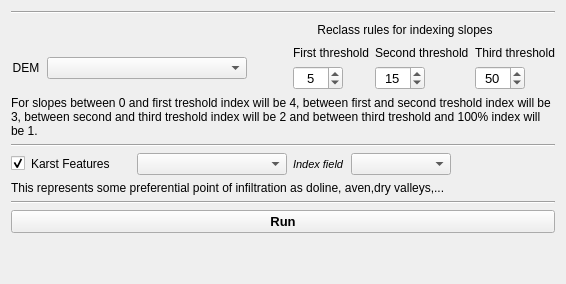
      <widget class="QWidget" name="tab_Carte_I">
       <attribute name="title">
        <string>I Factor</string>
       </attribute>
       <layout class="QVBoxLayout" name="verticalLayout_7">
        <item>
         <layout class="QVBoxLayout" name="verticalLayout_6">
          <item>
           <widget class="Line" name="line_5">
            <property name="orientation">
             <enum>Qt::Horizontal</enum>
            </property>
           </widget>
          </item>
          <item>
           <layout class="QVBoxLayout" name="verticalLayout_3"/>
          </item>
          <item>
           <layout class="QHBoxLayout" name="horizontalLayout_5">
            <item>
             <spacer name="horizontalSpacer_8">
              <property name="orientation">
               <enum>Qt::Horizontal</enum>
              </property>
              <property name="sizeHint" stdset="0">
               <size>
                <width>50</width>
                <height>20</height>
               </size>
              </property>
             </spacer>
            </item>
            <item>
             <widget class="QLabel" name="label_6">
              <property name="font">
               <font>
                <pointsize>8</pointsize>
                <weight>50</weight>
                <italic>true</italic>
                <bold>false</bold>
               </font>
              </property>
              <property name="text">
               <string/>
              </property>
             </widget>
            </item>
            <item>
             <widget class="QLabel" name="label_reclassement_PENTE">
              <property name="minimumSize">
               <size>
                <width>300</width>
                <height>0</height>
               </size>
              </property>
              <property name="font">
               <font>
                <weight>50</weight>
                <bold>false</bold>
               </font>
              </property>
              <property name="text">
               <string>Reclass rules for indexing slopes</string>
              </property>
              <property name="alignment">
               <set>Qt::AlignCenter</set>
              </property>
             </widget>
            </item>
           </layout>
          </item>
          <item>
           <layout class="QHBoxLayout" name="horizontalLayout_7" stretch="0,0,0,0,0,0">
            <item>
             <widget class="QLabel" name="label_PENTE">
              <property name="sizePolicy">
               <sizepolicy hsizetype="Expanding" vsizetype="Preferred">
                <horstretch>0</horstretch>
                <verstretch>0</verstretch>
               </sizepolicy>
              </property>
              <property name="minimumSize">
               <size>
                <width>30</width>
                <height>0</height>
               </size>
              </property>
              <property name="maximumSize">
               <size>
                <width>30</width>
                <height>16777215</height>
               </size>
              </property>
              <property name="font">
               <font>
                <weight>50</weight>
                <bold>false</bold>
               </font>
              </property>
              <property name="text">
               <string>DEM</string>
              </property>
              <property name="alignment">
               <set>Qt::AlignCenter</set>
              </property>
             </widget>
            </item>
            <item>
             <widget class="QgsMapLayerComboBox" name="mMapLayerComboBox_PENTE">
              <property name="minimumSize">
               <size>
                <width>200</width>
                <height>0</height>
               </size>
              </property>
             </widget>
            </item>
            <item>
             <spacer name="horizontalSpacer_18">
              <property name="orientation">
               <enum>Qt::Horizontal</enum>
              </property>
              <property name="sizeHint" stdset="0">
               <size>
                <width>40</width>
                <height>20</height>
               </size>
              </property>
             </spacer>
            </item>
            <item>
             <layout class="QVBoxLayout" name="verticalLayout_12">
              <item>
               <widget class="QLabel" name="label_9">
                <property name="font">
                 <font>
                  <weight>50</weight>
                  <bold>false</bold>
                 </font>
                </property>
                <property name="frameShadow">
                 <enum>QFrame::Plain</enum>
                </property>
                <property name="text">
                 <string>First threshold</string>
                </property>
                <property name="alignment">
                 <set>Qt::AlignCenter</set>
                </property>
               </widget>
              </item>
              <item>
               <widget class="QSpinBox" name="spinBox_first_threshold">
                <property name="sizePolicy">
                 <sizepolicy hsizetype="Preferred" vsizetype="Preferred">
                  <horstretch>0</horstretch>
                  <verstretch>0</verstretch>
                 </sizepolicy>
                </property>
                <property name="minimumSize">
                 <size>
                  <width>50</width>
                  <height>20</height>
                 </size>
                </property>
                <property name="maximumSize">
                 <size>
                  <width>50</width>
                  <height>16777215</height>
                 </size>
                </property>
                <property name="font">
                 <font>
                  <pointsize>10</pointsize>
                  <weight>50</weight>
                  <bold>false</bold>
                 </font>
                </property>
                <property name="alignment">
                 <set>Qt::AlignCenter</set>
                </property>
                <property name="value">
                 <number>5</number>
                </property>
               </widget>
              </item>
             </layout>
            </item>
            <item>
             <layout class="QVBoxLayout" name="verticalLayout_13">
              <item>
               <widget class="QLabel" name="label_10">
                <property name="font">
                 <font>
                  <weight>50</weight>
                  <bold>false</bold>
                 </font>
                </property>
                <property name="text">
                 <string>Second threshold</string>
                </property>
               </widget>
              </item>
              <item>
               <widget class="QSpinBox" name="spinBox_second_threshold">
                <property name="minimumSize">
                 <size>
                  <width>50</width>
                  <height>0</height>
                 </size>
                </property>
                <property name="maximumSize">
                 <size>
                  <width>50</width>
                  <height>16777215</height>
                 </size>
                </property>
                <property name="font">
                 <font>
                  <pointsize>10</pointsize>
                  <weight>50</weight>
                  <bold>false</bold>
                 </font>
                </property>
                <property name="alignment">
                 <set>Qt::AlignCenter</set>
                </property>
                <property name="value">
                 <number>15</number>
                </property>
               </widget>
              </item>
             </layout>
            </item>
            <item>
             <layout class="QVBoxLayout" name="verticalLayout_14">
              <item>
               <widget class="QLabel" name="label_11">
                <property name="font">
                 <font>
                  <weight>50</weight>
                  <bold>false</bold>
                 </font>
                </property>
                <property name="text">
                 <string>Third threshold</string>
                </property>
               </widget>
              </item>
              <item>
               <widget class="QSpinBox" name="spinBox_third_threshold">
                <property name="minimumSize">
                 <size>
                  <width>50</width>
                  <height>0</height>
                 </size>
                </property>
                <property name="maximumSize">
                 <size>
                  <width>50</width>
                  <height>16777215</height>
                 </size>
                </property>
                <property name="font">
                 <font>
                  <pointsize>10</pointsize>
                  <weight>50</weight>
                  <bold>false</bold>
                 </font>
                </property>
                <property name="alignment">
                 <set>Qt::AlignCenter</set>
                </property>
                <property name="buttonSymbols">
                 <enum>QAbstractSpinBox::UpDownArrows</enum>
                </property>
                <property name="correctionMode">
                 <enum>QAbstractSpinBox::CorrectToPreviousValue</enum>
                </property>
                <property name="value">
                 <number>50</number>
                </property>
               </widget>
              </item>
             </layout>
            </item>
           </layout>
          </item>
          <item>
           <widget class="QLabel" name="label_23">
            <property name="sizePolicy">
             <sizepolicy hsizetype="Preferred" vsizetype="Minimum">
              <horstretch>0</horstretch>
              <verstretch>0</verstretch>
             </sizepolicy>
            </property>
            <property name="minimumSize">
             <size>
              <width>0</width>
              <height>40</height>
             </size>
            </property>
            <property name="font">
             <font>
              <weight>50</weight>
              <bold>false</bold>
             </font>
            </property>
            <property name="text">
             <string>For slopes between 0 and first treshold index will be 4, between first and second treshold index will be 3, between second and third treshold index will be 2 and between third treshold and 100% index will be 1.</string>
            </property>
            <property name="wordWrap">
             <bool>true</bool>
            </property>
           </widget>
          </item>
          <item>
           <widget class="Line" name="line_4">
            <property name="orientation">
             <enum>Qt::Horizontal</enum>
            </property>
           </widget>
          </item>
          <item>
           <layout class="QHBoxLayout" name="horizontalLayout_6">
            <item>
             <widget class="QCheckBox" name="checkBox_OBJETS_EXOKARSTIQUES">
              <property name="text">
               <string/>
              </property>
              <property name="checked">
               <bool>true</bool>
              </property>
             </widget>
            </item>
            <item>
             <widget class="QLabel" name="label_OBJETS_EXOKARSTIQUES">
              <property name="sizePolicy">
               <sizepolicy hsizetype="Expanding" vsizetype="Preferred">
                <horstretch>0</horstretch>
                <verstretch>0</verstretch>
               </sizepolicy>
              </property>
              <property name="minimumSize">
               <size>
                <width>100</width>
                <height>0</height>
               </size>
              </property>
              <property name="maximumSize">
               <size>
                <width>100</width>
                <height>16777215</height>
               </size>
              </property>
              <property name="font">
               <font>
                <weight>50</weight>
                <bold>false</bold>
               </font>
              </property>
              <property name="text">
               <string>Karst Features</string>
              </property>
              <property name="alignment">
               <set>Qt::AlignLeading|Qt::AlignLeft|Qt::AlignVCenter</set>
              </property>
             </widget>
            </item>
            <item>
             <widget class="QgsMapLayerComboBox" name="mMapLayerComboBox_OBJETS_EXOKARSTIQUES">
              <property name="minimumSize">
               <size>
                <width>150</width>
                <height>0</height>
               </size>
              </property>
             </widget>
            </item>
            <item>
             <widget class="QLabel" name="label_index_OBJETS_EXOKARSTIQUES">
              <property name="font">
               <font>
                <pointsize>8</pointsize>
                <weight>50</weight>
                <italic>true</italic>
                <bold>false</bold>
               </font>
              </property>
              <property name="text">
               <string>Index field</string>
              </property>
             </widget>
            </item>
            <item>
             <widget class="QgsFieldComboBox" name="mFieldComboBox_OBJETS_EXOKARSTIQUES">
              <property name="minimumSize">
               <size>
                <width>100</width>
                <height>0</height>
               </size>
              </property>
             </widget>
            </item>
            <item>
             <spacer name="horizontalSpacer_6">
              <property name="orientation">
               <enum>Qt::Horizontal</enum>
              </property>
              <property name="sizeHint" stdset="0">
               <size>
                <width>40</width>
                <height>20</height>
               </size>
              </property>
             </spacer>
            </item>
           </layout>
          </item>
          <item>
           <widget class="QLabel" name="label_text_I">
            <property name="font">
             <font>
              <weight>50</weight>
              <bold>false</bold>
             </font>
            </property>
            <property name="text">
             <string>This represents some preferential point of infiltration as doline, aven,dry valleys,... </string>
            </property>
           </widget>
          </item>
          <item>
           <widget class="Line" name="line_3">
            <property name="orientation">
             <enum>Qt::Horizontal</enum>
            </property>
           </widget>
          </item>
          <item>
           <widget class="QPushButton" name="pushButton_lancerCarteI">
            <property name="font">
             <font>
              <pointsize>10</pointsize>
              <weight>75</weight>
              <bold>true</bold>
             </font>
            </property>
            <property name="text">
             <string>Run</string>
            </property>
           </widget>
          </item>
         </layout>
        </item>
        <item>
         <spacer name="verticalSpacer_4">
          <property name="orientation">
           <enum>Qt::Vertical</enum>
          </property>
          <property name="sizeHint" stdset="0">
           <size>
            <width>20</width>
            <height>40</height>
           </size>
          </property>
         </spacer>
        </item>
       </layout>
      </widget>
